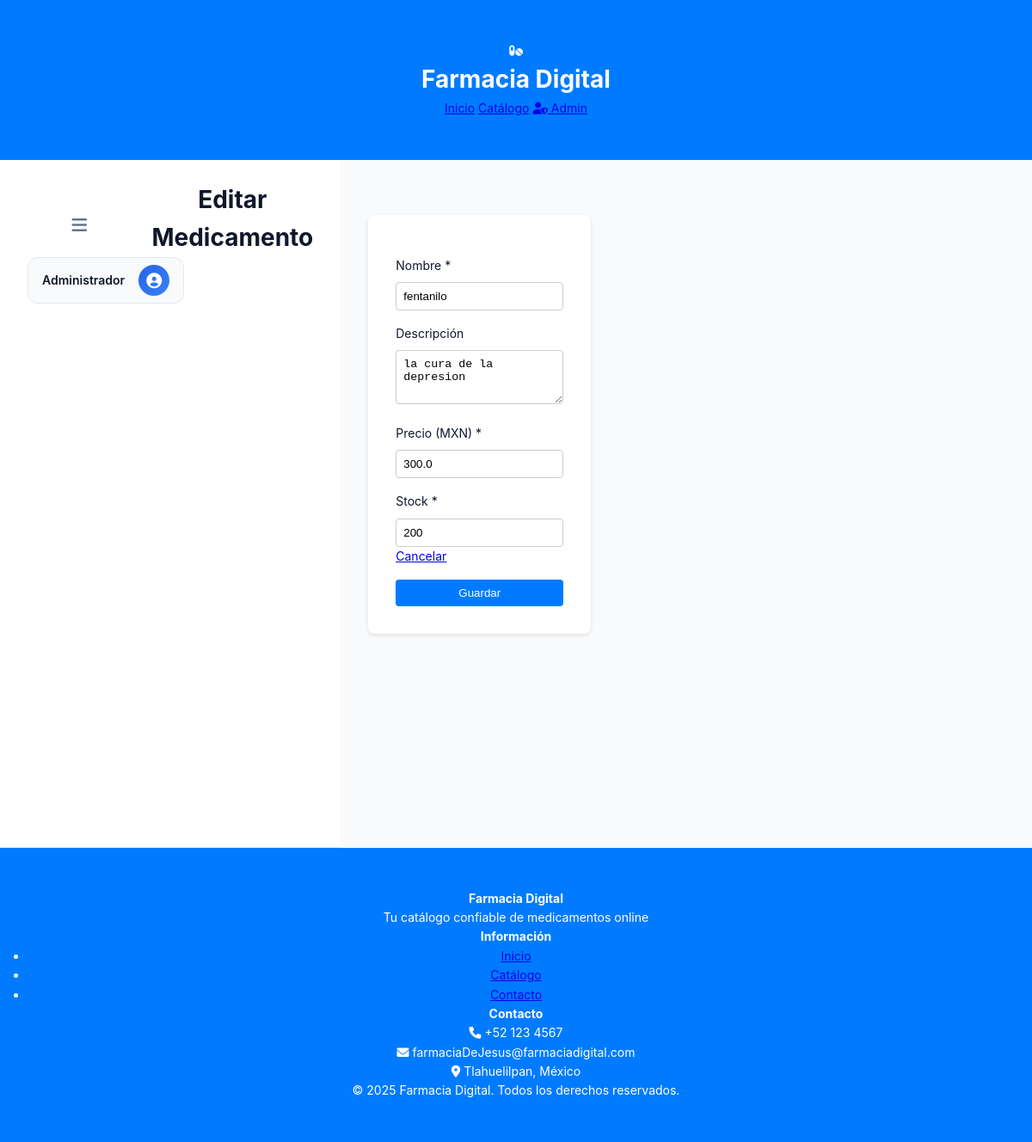
Page /medication/edit/1 (signed in) on the earlier database version.
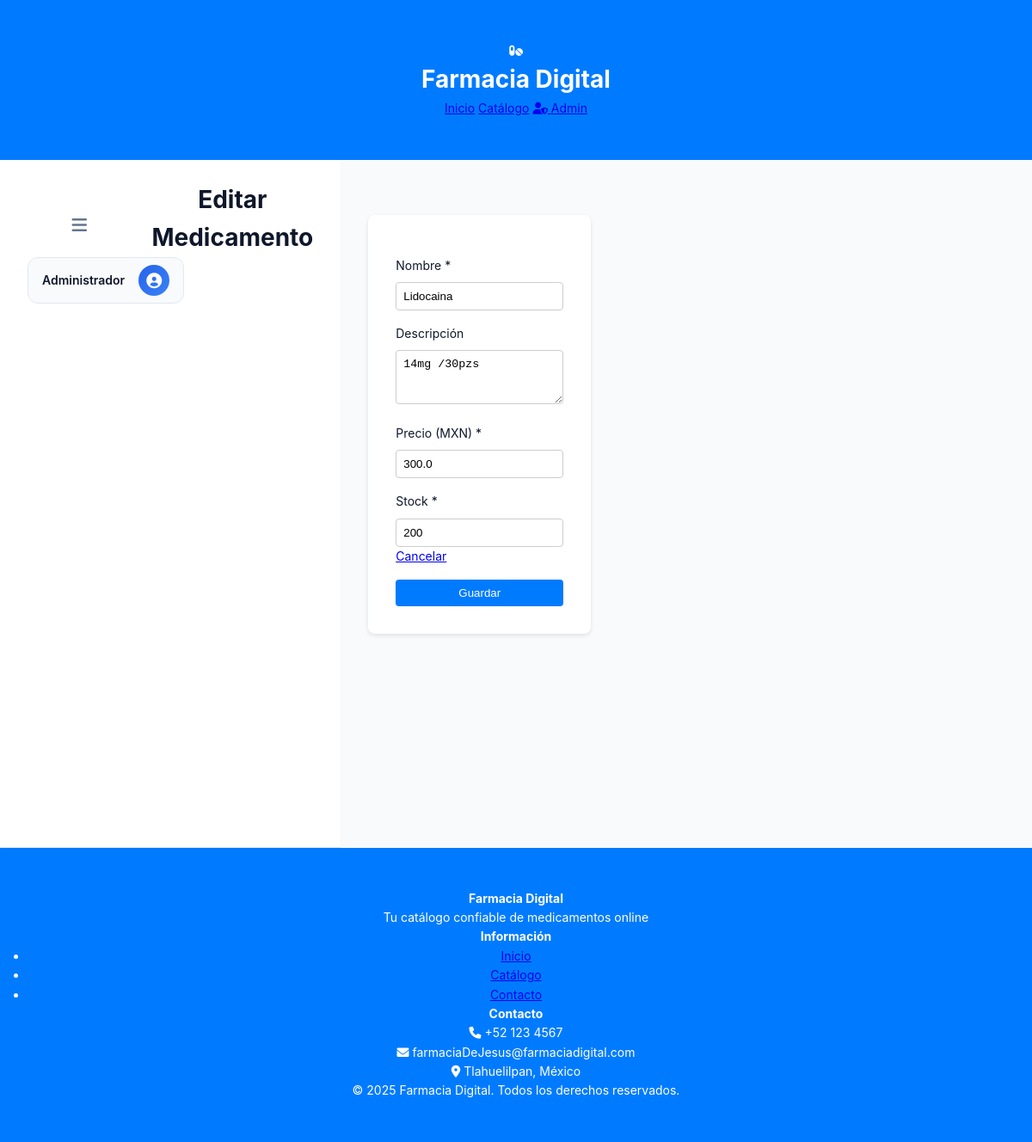
Same page on the later database version.
### tables this page shows
CREATE TABLE medication (
    id INTEGER PRIMARY KEY AUTOINCREMENT,
    name TEXT NOT NULL,
    description TEXT,
    price REAL NOT NULL,
    stock INTEGER NOT NULL
);

### app.py (the view, shortened to what this page needs)
@app.route('/medication/edit/<int:id>', methods=['GET', 'POST'])
def edit_med(id):
    if not session.get('admin'):
        return redirect(url_for('login'))
    conn = get_db_connection()
    med = conn.execute('SELECT * FROM medication WHERE id = ?', (id,)).fetchone()
    conn.close()
    return render_template('medication_form.html', action='edit', med=med)

### app.py (called while the page is built)
@app.context_processor
def inject_current_year():
    return {'current_year': datetime.datetime.now().year}

def get_db_connection():
    conn = sqlite3.connect('pharmacy.db')
    conn.row_factory = sqlite3.Row
    return conn

### templates/medication_form.html
{% extends 'base.html' %}
{% block extra_css %}
    <link rel="stylesheet" href="{{ url_for('static', filename='css/admin.css') }}">
{% endblock %}
{% block content %}
<main class="admin-main">
    <header class="admin-header">
        <div class="header-left">
            <button id="sidebarToggle" class="menu-toggle">
                <i class="fas fa-bars"></i>
            </button>
            <h2 id="pageTitle">{{ 'Editar' if action=='edit' else 'Crear' }} Medicamento</h2>
        </div>
        <div class="header-right">
            <div class="user-info">
                <span id="adminUsername">Administrador</span>
                <div class="user-avatar">
                    <i class="fas fa-user-circle"></i>
                </div>
            </div>
        </div>
    </header>
    <div class="admin-content">
        <div class="form-container">
            <form method="post">
                <div class="form-group">
                    <label for="name">Nombre *</label>
                    <input type="text" id="name" name="name" value="{{ med.name if med else '' }}" required>
                </div>
                <div class="form-group">
                    <label for="description">Descripción</label>
                    <textarea id="description" name="description" rows="3">{{ med.description if med else '' }}</textarea>
                </div>
                <div class="form-group">
                    <label for="price">Precio (MXN) *</label>
                    <input type="number" id="price" name="price" step="0.01" min="0" value="{{ med.price if med else '' }}" required>
                </div>
                <div class="form-group">
                    <label for="stock">Stock *</label>
                    <input type="number" id="stock" name="stock" min="0" value="{{ med.stock if med else '' }}" required>
                </div>
                <div class="form-actions">
                    <a href="{{ url_for('admin_panel') }}" class="btn-cancel">Cancelar</a>
                    <button type="submit" class="btn-save">Guardar</button>
                </div>
            </form>
        </div>
    </div>
</main>
{% endblock %}

### templates/base.html (shortened to what this page needs)
<!DOCTYPE html>
<html lang="es">
<head>
    <link rel="stylesheet" href="{{ url_for('static', filename='css/style.css') }}">
    <link href="https://cdnjs.cloudflare.com/ajax/libs/font-awesome/6.0.0/css/all.min.css" rel="stylesheet">
    {% block extra_css %}{% endblock %}
</head>
<body>
    <header class="header">
        <div class="container">
            <div class="header-content">
                <div class="logo">
                    <i class="fas fa-pills"></i>
                    <h1>Farmacia Digital</h1>
                </div>
                <nav class="nav">
                    <a href="{{ url_for('index') }}" class="nav-link">Inicio</a>
                    <a href="{{ url_for('index') }}#catalogo" class="nav-link">Catálogo</a>
                    {% if session.admin %}
                        <a href="{{ url_for('admin_panel') }}" class="nav-link admin-link">
                            <i class="fas fa-user-shield"></i> Admin
                        </a>
                    {% else %}
                        <a href="{{ url_for('login') }}" class="nav-link admin-link">
                            <i class="fas fa-user-shield"></i> Admin
                        </a>
                    {% endif %}
                </nav>
            </div>
        </div>
    </header>
    {% block content %}{% endblock %}
    <footer class="footer">
        <div class="container">
            <div class="footer-content">
                <div class="footer-section">
                    <h4>Farmacia Digital</h4>
                    <p>Tu catálogo confiable de medicamentos online</p>
                </div>
                <div class="footer-section">
                    <h4>Información</h4>
                    <ul>
                        <li><a href="{{ url_for('index') }}">Inicio</a></li>
                        <li><a href="{{ url_for('index') }}#catalogo">Catálogo</a></li>
                        <li><a href="#">Contacto</a></li>
                    </ul>
                </div>
                <div class="footer-section">
                    <h4>Contacto</h4>
                    <p><i class="fas fa-phone"></i> +52 123 4567</p>
                    <p><i class="fas fa-envelope"></i> farmaciaDeJesus@farmaciadigital.com</p>
                    <p><i class="fas fa-map-marker-alt"></i> Tlahuelilpan, México</p>
                </div>
            </div>
            <div class="footer-bottom">
                <p>&copy; {{ current_year }} Farmacia Digital. Todos los derechos reservados.</p>
            </div>
        </div>
    </footer>
</body>
</html>

### static/css/style.css (style rules this page uses)
* { box-sizing: border-box; margin: 0; padding: 0; }
body { font-family: Arial, sans-serif; background: #f9f9f9; color: #333; }
header, footer { background: #007BFF; color: #fff; padding: 1rem; text-align: center; }
.container { max-width: 1200px; margin: 2rem auto; padding: 0 1rem; }
.auth-container, .form-container { background: #fff; padding: 2rem; border-radius: 8px; box-shadow: 0 2px 5px rgba(0,0,0,0.1); max-width: 400px; margin: 2rem auto; }
label { display: block; margin-top: 1rem; }
input, textarea, button { width: 100%; padding: 0.5rem; margin-top: 0.5rem; border: 1px solid #ccc; border-radius: 4px; }
button { background: #007BFF; color: #fff; border: none; cursor: pointer; margin-top: 1rem; }

### static/css/admin.css (style rules this page uses)
:root { --primary-color: #2563eb; --primary-dark: #1e40af; --primary-light: #3b82f6; --secondary-color: #1e293b; --accent-color: #f59e0b; --accent-light: #fbbf24; --success-color: #10b981; --success-light: #34d399; --error-color: #ef4444; --error-light: #f87171; --warning-color: #f59e0b; --info-color: #06b6d4; --bg-primary: #f8fafc; --bg-secondary: #ffffff; --bg-dark: #0f172a; --bg-sidebar: #1e293b; --bg-card: #ffffff; --text-primary: #0f172a; --text-secondary: #64748b; --text-light: #94a3b8; --text-white: #ffffff; --border-color: #e2e8f0; --border-light: #f1f5f9; --shadow-sm: 0 1px 2px 0 rgba(0, 0, 0, 0.05); --shadow-md: 0 4px 6px -1px rgba(0, 0, 0, 0.1), 0 2px 4px -1px rgba(0, 0, 0, 0.06); --shadow-lg: 0 10px 15px -3px rgba(0, 0, 0, 0.1), 0 4px 6px -2px rgba(0, 0, 0, 0.05); --shadow-xl: 0 20px 25px -5px rgba(0, 0, 0, 0.1), 0 10px 10px -5px rgba(0, 0, 0, 0.04); --border-radius: 12px; --border-radius-sm: 8px; --border-radius-lg: 16px; --transition: all 0.3s cubic-bezier(0.4, 0, 0.2, 1); --transition-fast: all 0.15s ease-in-out; --spacing-xs: 0.25rem; --spacing-sm: 0.5rem; --spacing-md: 1rem; --spacing-lg: 1.5rem; --spacing-xl: 2rem; --spacing-2xl: 3rem; --sidebar-width: 280px; --sidebar-collapsed-width: 80px; }
* { margin: 0; padding: 0; box-sizing: border-box; }
body { font-family: -apple-system, BlinkMacSystemFont, 'Segoe UI', Roboto, 'Helvetica Neue', Arial, sans-serif; background-color: var(--bg-primary); color: var(--text-primary); line-height: 1.6; font-size: 14px; overflow-x: hidden; }
.admin-main { display: flex; min-height: 100vh; }
.admin-header { background: var(--bg-secondary); padding: var(--spacing-lg) var(--spacing-xl); box-shadow: var(--shadow-sm); border-bottom: 1px solid var(--border-color); position: sticky; top: 0; z-index: 100; backdrop-filter: blur(10px); background: rgba(255, 255, 255, 0.95); }
.header-left { display: flex; align-items: center; gap: var(--spacing-lg); }
.menu-toggle { background: none; border: none; font-size: 1.25rem; color: var(--text-secondary); cursor: pointer; padding: var(--spacing-sm); border-radius: var(--border-radius-sm); transition: var(--transition); }
#pageTitle { font-size: 1.75rem; font-weight: 700; color: var(--text-primary); margin: 0; }
.header-right { display: flex; align-items: center; gap: var(--spacing-lg); }
.user-info { display: flex; align-items: center; gap: var(--spacing-md); padding: var(--spacing-sm) var(--spacing-md); background: var(--bg-primary); border-radius: var(--border-radius); border: 1px solid var(--border-color); }
.user-info span { font-weight: 600; color: var(--text-primary); }
.user-avatar { width: 36px; height: 36px; background: linear-gradient(135deg, var(--primary-color) 0%, var(--primary-light) 100%); border-radius: 50%; display: flex; align-items: center; justify-content: center; color: var(--text-white); font-size: 1.125rem; }
.admin-content { padding: var(--spacing-xl); }

Differences in the rows shown:
changed medication: name "fentanilo" → "Lidocaina"; description "la cura de la depresion" → "14mg /30pzs"
